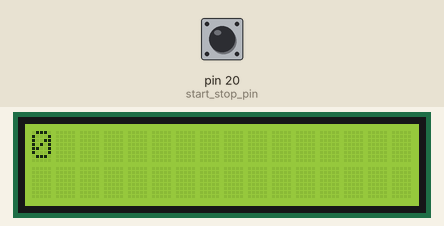
This program was run on a simulated MicroPython board. Shown: 16×2 character LCD. The inputs (shaded band) are chosen by the test bench; at power-on: pin 20 (start_stop_pin) HIGH.

Above: at 1.2 s.
1.3 s: pin 20 (start_stop_pin) pulled LOW for 0.15 s
At 2.7 s:
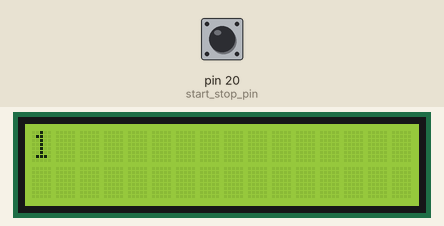
At 3.4 s:
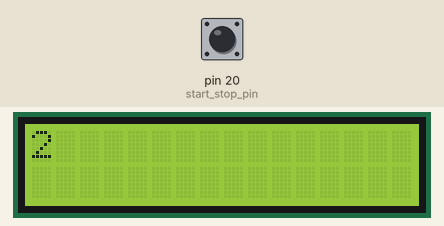
Timing chart, 0 to 4.9 s (numbered marks = the images above; inputs shaded):
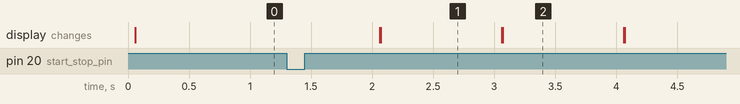

The program:

lcd_skeidklukka.py
```python
from machine import Pin, SoftI2C, Timer
from I2C_LCD import I2cLcd
import time

# Uppsetning
i2c = SoftI2C(scl=Pin(41), sda=Pin(21), freq=400000)
lcd_address = i2c.scan()[0]  # Þar sem þessi skjár er sá eini sem er tengdur vel eg hann strax með 0
lcd = I2cLcd(i2c, lcd_address, 2, 16)


# Takkarnir - Start og stop takkinn ásamt reset takkanum
start_stop_pin = Pin(20, Pin.IN, Pin.PULL_UP)  # Staðsetning takka fyrir byrjun/stöðvun
reset_pin = Pin(19, Pin.IN, Pin.PULL_UP)      # Staðsetning takka fyrir núllstillingu

# Byrja a að stilla inn teljara
counter = 0

# Geri boolean true or false sem segir hvort hann sé í gangi eða ekki
running = False

# Fall sem uppfærir það sem er a skjánum
def update_lcd():
    lcd.clear()
    lcd.move_to(0, 0)
    lcd.putstr(str(counter))

def timer_callback(t):
    # Sæki counter breytuna
    global counter
    # Ef talning er i gangi
    if running:
        # Bæti einn við teljarann
        counter += 1
        # Uppfæri það sem stendur á skjánum
        update_lcd()

# Núllum skjáinn strax i byrjun
update_lcd()

# Viðurkenni fúslega eg fékk þessar tvær línur á netinu:
timer = Timer(-1)
timer.init(period=1000, mode=Timer.PERIODIC, callback=timer_callback)


while True:

    if not start_stop_pin.value(): # Ef ýtt er á start-stopp takkann
        running = not running
        time.sleep(0.2) # Debounce bið


    if not reset_pin.value(): # Ef ýtt er a núllstillingu
        counter = 0
        update_lcd()
        time.sleep(0.2)

    # Sleep til að minnka cpu notkun var ég að lesa og sá i einu dæminu a netinu
    time.sleep(0.1)
```

Measured:
- after the input at 1.3 s, the display: first changes after 0.76 s (image 1 shows a later state)
- what the display in image 1 shows lasts 1.0 s, from 2.1 s to 3.1 s
